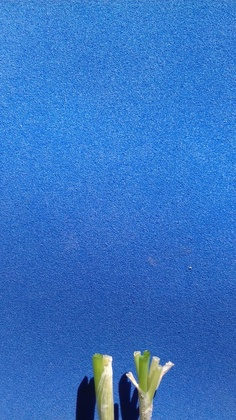
%> input picture imagens/1_2.jpeg, 236 x 420 px, shrunk from 720 x 1280 before the run
$ octave projetoFinalGray.m   (GNU Octave 9; MATLAB toolbox functions it lacks are replaced by stand-ins)
%> lines starting %> are read from the running program, lines starting %| are printed output that depends on the picture
pkg load image

clear all
close all

im = imread('/home/gustavo/Documentos/TADS/PDI/projetoFinal/imagens/1_2.jpeg');
%> im is the input picture: size 420x236x3 uint8; mean R, G, B 53.1, 115.7, 197.5
figure('Name','Imagem original: Cebolinha')
imshow(im)

%figure('Name','Histograma Cebolinha Colorida');
%imhist(im)

cebolinhaGray = rgb2gray(im);
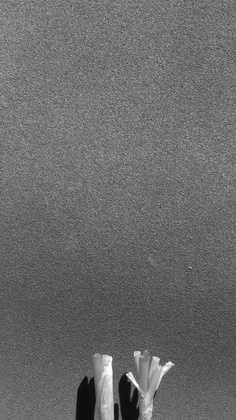
%> cebolinhaGray: size 420x236 uint8; min 10, max 255, mean 106.3

figure('Name','Imagem Cebolinha - Escala de cinzas');
imshow(cebolinhaGray);

figure('Name','Histograma Cebolinha - Escala de Cinzas');
imhist(cebolinhaGray)
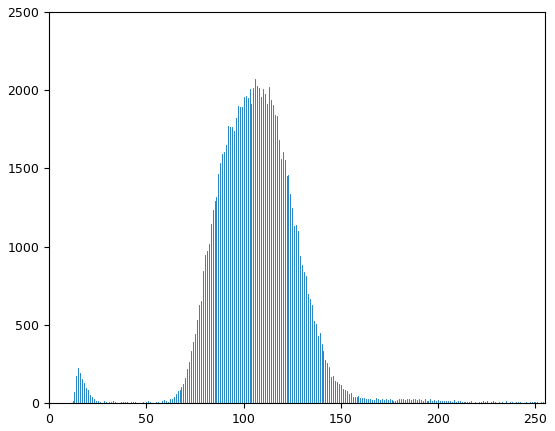
%> figure redrawn from the program's plot data; highest point at x = 106, y = 2075

imLimiar = cebolinhaGray;

for i=1:size(cebolinhaGray,1)
  for j=1:size(cebolinhaGray,2)
    if((cebolinhaGray(i,j)>120)&&(cebolinhaGray(i,j)<150));
      cebolinhaBW(i,j) = 255;
    else
      cebolinhaBW(i,j) = 0;
    end
  end
end
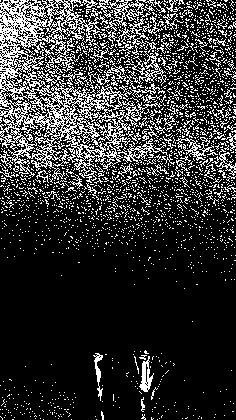
%> cebolinhaBW: size 420x236 double; 20.2% white in thin lines or dots

figure('Name','Cebolinha BW');
imshow(cebolinhaBW)

$ run again, with imagens/1_1.jpeg copied over imagens/1_2.jpeg
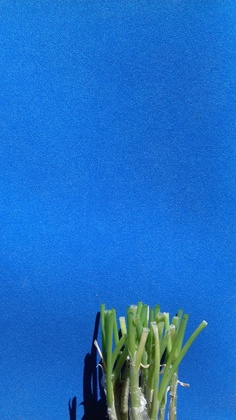
%> input picture imagens/1_1.jpeg, 236 x 420 px, shrunk from 720 x 1280 before the run
%> im is the input picture: size 420x236x3 uint8; mean R, G, B 30, 111.4, 199.3
%> `imhist(cebolinhaGray)`:
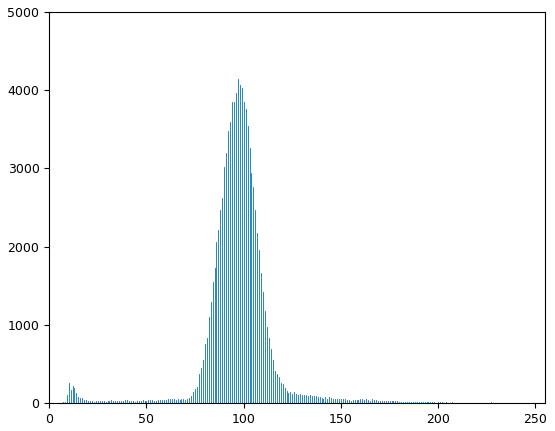
%> figure redrawn from the program's plot data; highest point at x = 97, y = 4146
%> after the loop `for i=1:size(cebolinhaGray,1)`:
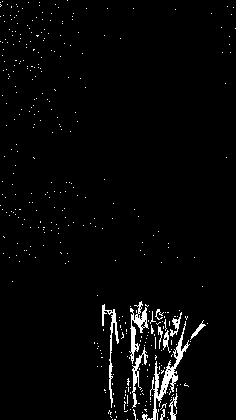
%> cebolinhaBW: size 420x236 double; 2.8% white in thin lines or dots

$ run again, with imagens/1_3.jpeg copied over imagens/1_2.jpeg
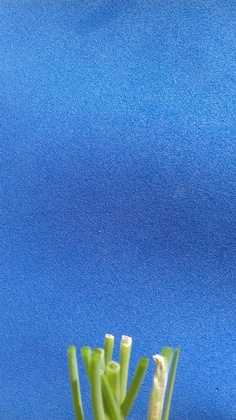
%> input picture imagens/1_3.jpeg, 236 x 420 px, shrunk from 720 x 1280 before the run
%> im is the input picture: size 420x236x3 uint8; mean R, G, B 67.4, 125.2, 198.5
%> `imhist(cebolinhaGray)`:
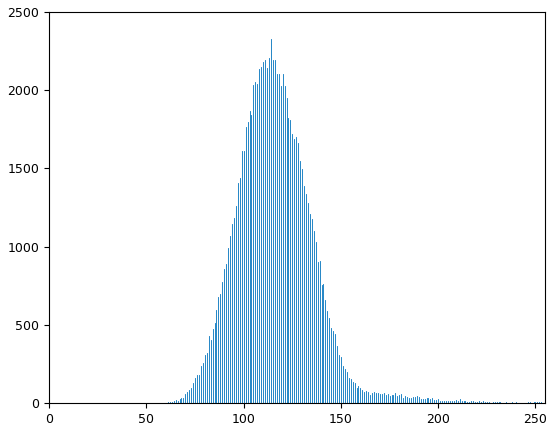
%> figure redrawn from the program's plot data; highest point at x = 114, y = 2326
%> after the loop `for i=1:size(cebolinhaGray,1)`:
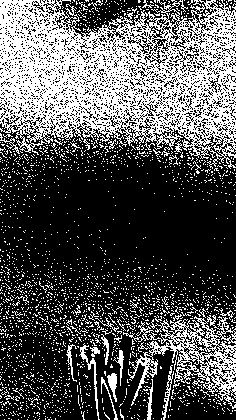
%> cebolinhaBW: size 420x236 double; 33.4% white in thin lines or dots

$ run again, with imagens/1_4.jpeg copied over imagens/1_2.jpeg
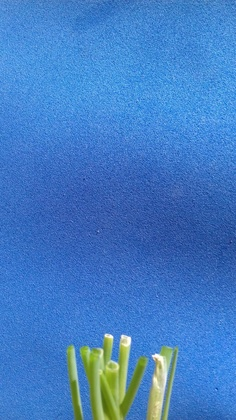
%> input picture imagens/1_4.jpeg, 236 x 420 px, shrunk from 720 x 1280 before the run
%> im is the input picture: size 420x236x3 uint8; mean R, G, B 66.3, 125.1, 196.4
%> `imhist(cebolinhaGray)`:
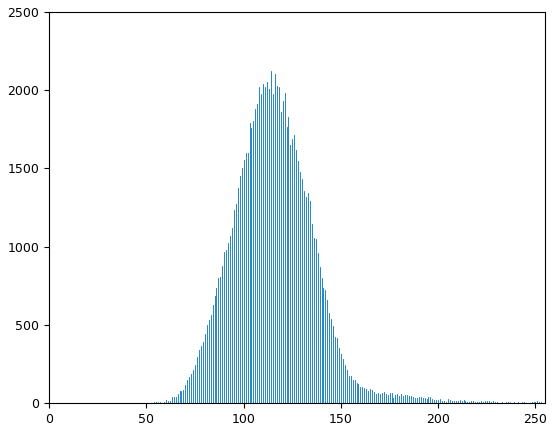
%> figure redrawn from the program's plot data; highest point at x = 114, y = 2124
%> after the loop `for i=1:size(cebolinhaGray,1)`:
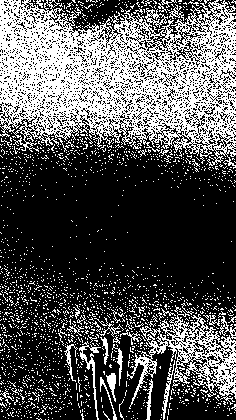
%> cebolinhaBW: size 420x236 double; 33.1% white in thin lines or dots
